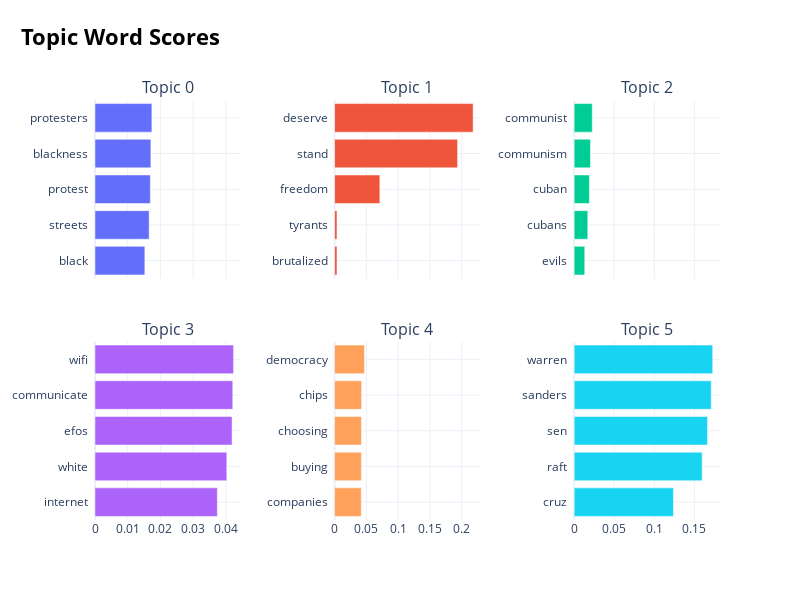

This figure's notebook cell:
### Code cell
topic_model.visualize_barchart()

### Figure 1 — Plotly figure (JSON) as saved in the notebook; plotly's stock layout.template omitted (floating-point values rounded to 4 significant figures)
{"data": [{"orientation": "h", "type": "bar", "x": [0.01523, 0.01654, 0.0169, 0.01707, 0.01738], "xaxis": "x", "y": ["black  ", "streets  ", "protest  ", "blackness  ", "protesters  "], "yaxis": "y"}, {"orientation": "h", "type": "bar", "x": [0.003771, 0.003771, 0.07123, 0.1935, 0.218], "xaxis": "x2", "y": ["brutalized  ", "tyrants  ", "freedom  ", "stand  ", "deserve  "], "yaxis": "y2"}, {"orientation": "h", "type": "bar", "x": [0.01319, 0.01699, 0.01897, 0.02034, 0.02259], "xaxis": "x3", "y": ["evils  ", "cubans  ", "cuban  ", "communism  ", "communist  "], "yaxis": "y3"}, {"orientation": "h", "type": "bar", "x": [0.03738, 0.04027, 0.04188, 0.0421, 0.04233], "xaxis": "x4", "y": ["internet  ", "white  ", "efos  ", "communicate  ", "wifi  "], "yaxis": "y4"}, {"orientation": "h", "type": "bar", "x": [0.04196, 0.04213, 0.04231, 0.04249, 0.04696], "xaxis": "x5", "y": ["companies  ", "buying  ", "choosing  ", "chips  ", "democracy  "], "yaxis": "y5"}, {"orientation": "h", "type": "bar", "x": [0.1239, 0.1598, 0.1665, 0.1711, 0.1729], "xaxis": "x6", "y": ["cruz  ", "raft  ", "sen  ", "sanders  ", "warren  "], "yaxis": "y6"}], "layout": {"annotations": [{"font": {"size": 16}, "showarrow": false, "text": "Topic 0", "x": 0.1167, "xanchor": "center", "xref": "paper", "y": 1, "yanchor": "bottom", "yref": "paper"}, {"font": {"size": 16}, "showarrow": false, "text": "Topic 1", "x": 0.5, "xanchor": "center", "xref": "paper", "y": 1, "yanchor": "bottom", "yref": "paper"}, {"font": {"size": 16}, "showarrow": false, "text": "Topic 2", "x": 0.8833, "xanchor": "center", "xref": "paper", "y": 1, "yanchor": "bottom", "yref": "paper"}, {"font": {"size": 16}, "showarrow": false, "text": "Topic 3", "x": 0.1167, "xanchor": "center", "xref": "paper", "y": 0.425, "yanchor": "bottom", "yref": "paper"}, {"font": {"size": 16}, "showarrow": false, "text": "Topic 4", "x": 0.5, "xanchor": "center", "xref": "paper", "y": 0.425, "yanchor": "bottom", "yref": "paper"}, {"font": {"size": 16}, "showarrow": false, "text": "Topic 5", "x": 0.8833, "xanchor": "center", "xref": "paper", "y": 0.425, "yanchor": "bottom", "yref": "paper"}], "height": 600, "hoverlabel": {"bgcolor": "white", "font": {"family": "Rockwell", "size": 16}}, "showlegend": false, "title": {"font": {"color": "Black", "size": 22}, "text": "<b>Topic Word Scores", "x": 0.15, "xanchor": "center", "y": 0.95, "yanchor": "top"}, "width": 800, "xaxis": {"anchor": "y", "domain": [0, 0.2333], "matches": "x4", "showgrid": true, "showticklabels": false}, "xaxis2": {"anchor": "y2", "domain": [0.3833, 0.6167], "matches": "x5", "showgrid": true, "showticklabels": false}, "xaxis3": {"anchor": "y3", "domain": [0.7667, 1.0], "matches": "x6", "showgrid": true, "showticklabels": false}, "xaxis4": {"anchor": "y4", "domain": [0, 0.2333], "showgrid": true}, "xaxis5": {"anchor": "y5", "domain": [0.3833, 0.6167], "showgrid": true}, "xaxis6": {"anchor": "y6", "domain": [0.7667, 1.0], "showgrid": true}, "yaxis": {"anchor": "x", "domain": [0.575, 1], "showgrid": true}, "yaxis2": {"anchor": "x2", "domain": [0.575, 1], "showgrid": true}, "yaxis3": {"anchor": "x3", "domain": [0.575, 1], "showgrid": true}, "yaxis4": {"anchor": "x4", "domain": [0, 0.425], "showgrid": true}, "yaxis5": {"anchor": "x5", "domain": [0, 0.425], "showgrid": true}, "yaxis6": {"anchor": "x6", "domain": [0, 0.425], "showgrid": true}}}
